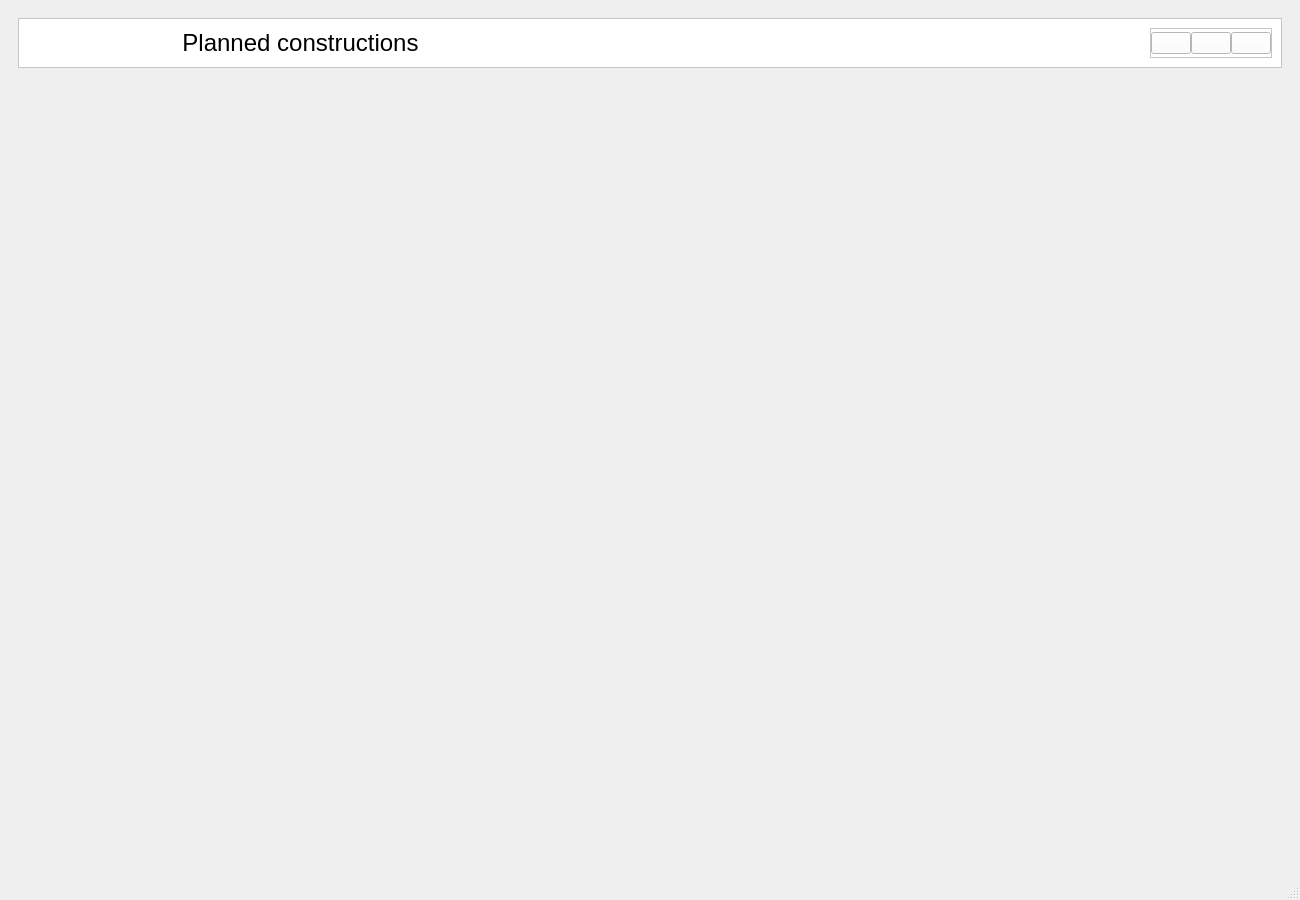
<?xml version="1.0" encoding="UTF-8"?>
<ui version="4.0">
 <class>MainWindow</class>
 <widget class="QMainWindow" name="MainWindow">
  <property name="geometry">
   <rect>
    <x>0</x>
    <y>0</y>
    <width>1300</width>
    <height>900</height>
   </rect>
  </property>
  <property name="minimumSize">
   <size>
    <width>1300</width>
    <height>900</height>
   </size>
  </property>
  <property name="windowTitle">
   <string>MainWindow</string>
  </property>
  <widget class="QWidget" name="centralwidget">
   <layout class="QVBoxLayout" name="verticalLayout">
    <item>
     <widget class="QWidget" name="widget" native="true">
      <layout class="QVBoxLayout" name="verticalLayout_2">
       <item>
        <widget class="QFrame" name="headerContainer_2">
         <property name="sizePolicy">
          <sizepolicy hsizetype="Preferred" vsizetype="Fixed">
           <horstretch>0</horstretch>
           <verstretch>0</verstretch>
          </sizepolicy>
         </property>
         <property name="minimumSize">
          <size>
           <width>0</width>
           <height>50</height>
          </size>
         </property>
         <property name="styleSheet">
          <string notr="true">background-color: rgb(255, 255, 255);</string>
         </property>
         <property name="frameShape">
          <enum>QFrame::StyledPanel</enum>
         </property>
         <property name="frameShadow">
          <enum>QFrame::Raised</enum>
         </property>
         <layout class="QHBoxLayout" name="horizontalLayout">
          <property name="spacing">
           <number>59</number>
          </property>
          <item>
           <widget class="QLabel" name="label_6">
            <property name="maximumSize">
             <size>
              <width>95</width>
              <height>45</height>
             </size>
            </property>
            <property name="text">
             <string/>
            </property>
            <property name="pixmap">
             <pixmap resource="../resources.qrc">:/Icons/Icons/Logo_twojpartner1.png</pixmap>
            </property>
            <property name="scaledContents">
             <bool>true</bool>
            </property>
           </widget>
          </item>
          <item alignment="Qt::AlignLeft">
           <widget class="QLabel" name="label_8">
            <property name="sizePolicy">
             <sizepolicy hsizetype="Expanding" vsizetype="Preferred">
              <horstretch>0</horstretch>
              <verstretch>0</verstretch>
             </sizepolicy>
            </property>
            <property name="font">
             <font>
              <pointsize>18</pointsize>
              <italic>false</italic>
             </font>
            </property>
            <property name="text">
             <string>Planned constructions</string>
            </property>
            <property name="alignment">
             <set>Qt::AlignCenter</set>
            </property>
            <property name="indent">
             <number>-1</number>
            </property>
           </widget>
          </item>
          <item>
           <widget class="QFrame" name="frame_7">
            <property name="sizePolicy">
             <sizepolicy hsizetype="Maximum" vsizetype="Preferred">
              <horstretch>0</horstretch>
              <verstretch>0</verstretch>
             </sizepolicy>
            </property>
            <property name="frameShape">
             <enum>QFrame::StyledPanel</enum>
            </property>
            <property name="frameShadow">
             <enum>QFrame::Raised</enum>
            </property>
            <layout class="QHBoxLayout" name="horizontalLayout_5">
             <property name="spacing">
              <number>0</number>
             </property>
             <property name="leftMargin">
              <number>0</number>
             </property>
             <property name="topMargin">
              <number>0</number>
             </property>
             <property name="rightMargin">
              <number>0</number>
             </property>
             <property name="bottomMargin">
              <number>0</number>
             </property>
             <item>
              <widget class="QPushButton" name="minimizeBtn">
               <property name="text">
                <string/>
               </property>
               <property name="icon">
                <iconset resource="../resources.qrc">
                 <normaloff>:/Icons/Icons/minus.svg</normaloff>:/Icons/Icons/minus.svg</iconset>
               </property>
               <property name="iconSize">
                <size>
                 <width>24</width>
                 <height>24</height>
                </size>
               </property>
              </widget>
             </item>
             <item>
              <widget class="QPushButton" name="restoreBtn">
               <property name="text">
                <string/>
               </property>
               <property name="icon">
                <iconset resource="../resources.qrc">
                 <normaloff>:/Icons/Icons/square.svg</normaloff>:/Icons/Icons/square.svg</iconset>
               </property>
               <property name="iconSize">
                <size>
                 <width>24</width>
                 <height>24</height>
                </size>
               </property>
              </widget>
             </item>
             <item>
              <widget class="QPushButton" name="closeBtn">
               <property name="text">
                <string/>
               </property>
               <property name="icon">
                <iconset resource="../resources.qrc">
                 <normaloff>:/Icons/Icons/x.svg</normaloff>:/Icons/Icons/x.svg</iconset>
               </property>
               <property name="iconSize">
                <size>
                 <width>24</width>
                 <height>24</height>
                </size>
               </property>
              </widget>
             </item>
            </layout>
           </widget>
          </item>
         </layout>
        </widget>
       </item>
       <item>
        <widget class="QWidget" name="middleContent" native="true">
         <layout class="QHBoxLayout" name="stackedWidgetContainer"/>
        </widget>
       </item>
      </layout>
     </widget>
    </item>
   </layout>
  </widget>
  <widget class="QMenuBar" name="menubar">
   <property name="geometry">
    <rect>
     <x>0</x>
     <y>0</y>
     <width>1300</width>
     <height>21</height>
    </rect>
   </property>
  </widget>
  <widget class="QStatusBar" name="statusbar"/>
 </widget>
 <resources>
  <include location="../resources.qrc"/>
 </resources>
 <connections/>
</ui>
